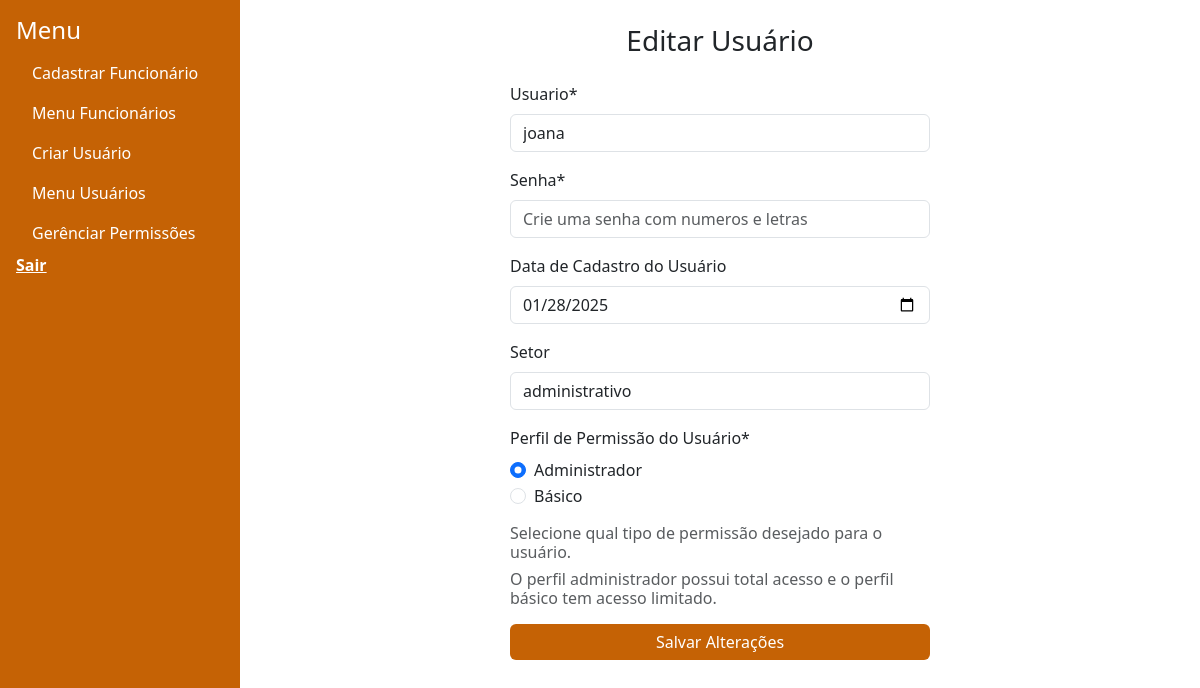
/funcionarios/admin/editar-usuario/3/, run on the app's committed database.
### funcionarios/models.py (models this page shows, shortened)
class UsuarioBasico(AbstractBaseUser, PermissionsMixin):
    TIPO_USUARIO = [
        ('admin', 'Administrador'),
        ('basico', 'Básico'),
    ]
    usuario = models.CharField(
        max_length=150,
        blank=False,
        unique=True,
        null=False,
        verbose_name="Usuário",
        help_text="Digite um nome de usuário com digitos e números.")
    id_usuario = models.AutoField(primary_key=True)
    perfil = models.CharField(max_length=50, choices=TIPO_USUARIO, default='basico')
    setor = models.CharField(max_length=100)
    data_criarUsu = models.DateField(null=True, blank=True, default=timezone.now)
    is_active = models.BooleanField(default=True)
    is_admin = models.BooleanField(default=False)
    is_staff = models.BooleanField(default=False)
    USERNAME_FIELD = 'usuario'
    REQUIRED_FIELDS = ['perfil']
    objects = GerenciadorUsuarios()
    @property
    def is_staff(self):
        return self.is_admin

### funcionarios/views.py (the view)
# urls.py: path('admin/editar-usuario/<int:id_usuario>/', views.editar_usuario, name='editar_usuario'),
def editar_usuario(request, id_usuario):
    usuario = get_object_or_404(UsuarioBasico, id_usuario=id_usuario)
    print(f"Dados do usuário: {usuario.usuario}, {usuario.perfil}, {usuario.id_usuario}")
    if request.method == 'POST':
        form_editar = UsuarioForm(request.POST, instance=usuario)
        if form_editar.is_valid():
            form_editar.save()
            messages.success(request, "Usuario alterado com sucesso.")
            return redirect('funcionarios:menu_usuarios')
        else:
            messages.error(request, "Falha ao editar o cadastro do usuário.")
            print(f"Erros ao editar: {form_editar.errors}")
    else:
        form_editar = UsuarioForm(instance=usuario)
    return render(request, 'admin/criar_usuario.html', {
        'form_usuario': form_editar,
        'data_atual': timezone.now().date(),
    })

### funcionarios/forms.py (shortened to what this page needs)
class UsuarioForm(forms.ModelForm):
    password = forms.CharField(widget=forms.PasswordInput(attrs={'placeholder': 'Digite sua senha'}), label="Senha")
    class Meta:
        model =  UsuarioBasico
        fields = ['usuario', 'perfil','setor', 'data_criarUsu', 'password']
        widgets = {
            'perfil': forms.RadioSelect(choices=UsuarioBasico.TIPO_USUARIO),
            'data_criarUsu': forms.DateInput(attrs={'type': 'date'}),
        }

### funcionarios/templates/admin/criar_usuario.html (shortened to what this page needs)
{% extends "funcionarios/base.html" %}
    {% block content %}
    <div class="container d-flex justify-content-center align-items-center min-vh-70">
        <div class="row w-100">
            <div class="col-lg-6 col-md-8 col-sm-12 mx-auto">
                <form method="POST"
                    action="{% if form_usuario.instance.id_usuario %}{% url 'funcionarios:editar_usuario' form_usuario.instance.id_usuario %}{% else %}{% url 'funcionarios:criar_usuario' %}{% endif %}">
                        {% if form_usuario.instance.id_usuario %}
                            <h3 class="text-center mb-4">Editar Usuário</h3>
                        {% else %}
                            <h3 class="text-center mb-4">Criar Usuário</h3>
                        {% endif %}
                    <div class="mb-3">
                        <label for="{{ form_usuario.usuario.id_for_label }}" class="form-label">Usuario*</label>
                        <input
                        type="text"
                        id="id_usu"
                        name="usuario"
                        class="form-control"
                        value="{{form_usuario.usuario.value|default_if_none:'' }}"
                        placeholder="Digite um nome de usuário "
                        required>
                    </div>
                    <div class="mb-3">
                        <label for="{{ form_usuario.password.id_for_label }}" class="form-label">Senha*</label>
                        <input
                            type="password"
                            name="password"
                            id="{{ form_usuario.password.id_for_label }}"
                            class="form-control"
                            placeholder="Crie uma senha com numeros e letras"
                            required>
                    </div>
                    <div class="mb-3">
                        <label for="{{ form_usuario.data_criarUsu.id_for_label }}" class="form-label">Data de Cadastro do Usuário</label>
                        <input
                            type="date"
                            name="data_criarUsu"
                            id="id_criarDataUsu"
                            class="form-control"
                            value="{{ form_usuario.data_criarUsu.value|default:data_atual|date:'Y-m-d' }}"
                            placeholder="dd/mm/aaaa">
                    </div>
                    <div class="mb-3">
                        <label for="{{ form_usuario.setor.id_for_label }}" class="form-label">Setor</label>
                        <input
                            type="text"
                            name="setor"
                            id="id_setor"
                            class="form-control"
                            value="{{ form_usuario.setor.value|default:'' }}"
                            placeholder="Digite o setor do usuário">
                    </div>
                    <div class="mb-3">
                        <label for="{{ form_usuario.perfil.id_for_label }}" class="form-label">Perfil de Permissão do Usuário*</label>
                        <div id="perfil">
                            <div class="form-check">
                                <input
                                    type="radio"
                                    name="perfil"
                                    id="perfil_admin"
                                    class="form-check-input"
                                    value="admin"
                                    {% if form_usuario.perfil.value == 'admin' %}checked{% endif %}>
                                <label for="perfil_admin" class="form-check-label">Administrador</label>
                            </div>
                            <div class="form-check">
                                <input
                                    type="radio"
                                    name="perfil"
                                    id="perfil_basico"
                                    class="form-check-input"
                                    value="basico"
                                    {% if form_usuario.perfil.value == 'basico' %}checked{% endif %}>
                                <label for="perfil_basico" class="form-label">Básico</label>
                            </div>
                        </div>
                        <h6 class="text-muted mt-2">
                            Selecione qual tipo de permissão desejado para o usuário.
                        </h6>
                        <h6 class="text-muted mt-2">
                            O perfil administrador possui total acesso e o perfil básico tem acesso limitado.
                        </h6>
                    </div>
                    <button type="submit" class="btn btn-primary w-100" style="background-color: #c56205 !important; border: #b85c07;">
                        {% if form_usuario.instance.id_usuario %}
                            Salvar Alterações
                        {% else %}
                            Adicionar Usuário
                        {% endif %}
                    </button>
                </form>
            </div>
        </div>
    </div>
{% endblock %}

### data on the page
UsuarioBasico: usuario "joana", data_criarUsu "01/28/2025", setor "administrativo", perfil "☑ Administrador", perfil "☐ Básico"
